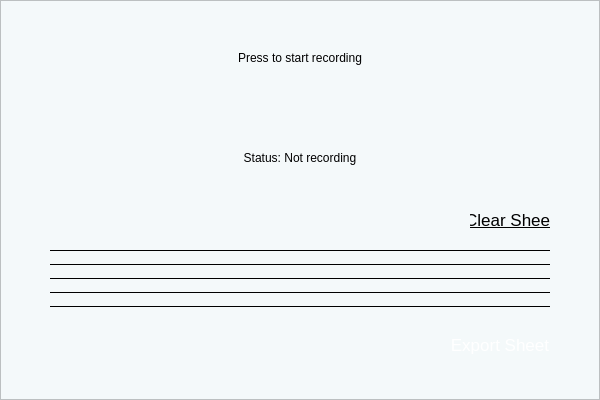
<?xml version="1.0" encoding="UTF-8"?>
<ui version="4.0">
 <class>mainWindow</class>
 <widget class="QMainWindow" name="mainWindow">
  <property name="geometry">
   <rect>
    <x>0</x>
    <y>0</y>
    <width>600</width>
    <height>400</height>
   </rect>
  </property>
  <property name="windowTitle">
   <string>MainWindow</string>
  </property>
  <property name="styleSheet">
   <string notr="true">background-color: rgb(244, 249, 250);</string>
  </property>
  <widget class="QWidget" name="centralwidget">
   <widget class="QFrame" name="mainWindowFrame">
    <property name="geometry">
     <rect>
      <x>0</x>
      <y>0</y>
      <width>600</width>
      <height>400</height>
     </rect>
    </property>
    <property name="styleSheet">
     <string notr="true">background: qlineargradient(
    x1: 0, y1: 0, x2: 1, y2: 1,
    stop: 0 rgba(196, 236, 236, 1), stop: 1 rgba(255, 255, 255, 1)
);</string>
    </property>
    <property name="frameShape">
     <enum>QFrame::StyledPanel</enum>
    </property>
    <property name="frameShadow">
     <enum>QFrame::Raised</enum>
    </property>
    <widget class="QPushButton" name="definitionsButton">
     <property name="geometry">
      <rect>
       <x>50</x>
       <y>0</y>
       <width>70</width>
       <height>70</height>
      </rect>
     </property>
     <property name="font">
      <font>
       <family>Arial</family>
       <underline>false</underline>
      </font>
     </property>
     <property name="styleSheet">
      <string notr="true">background: none;
border: none;
color: black;</string>
     </property>
     <property name="text">
      <string/>
     </property>
     <property name="icon">
      <iconset>
       <normaloff>../images/defi_light_mode.png</normaloff>../images/defi_light_mode.png</iconset>
     </property>
     <property name="iconSize">
      <size>
       <width>30</width>
       <height>30</height>
      </size>
     </property>
    </widget>
    <widget class="QLabel" name="recordingLabel">
     <property name="geometry">
      <rect>
       <x>225</x>
       <y>150</y>
       <width>150</width>
       <height>16</height>
      </rect>
     </property>
     <property name="styleSheet">
      <string notr="true">color: rgb(0, 0, 0);
font: 9pt &quot;Arial&quot;;
background: none;
border: none;</string>
     </property>
     <property name="text">
      <string>Status: Not recording</string>
     </property>
     <property name="alignment">
      <set>Qt::AlignCenter</set>
     </property>
    </widget>
    <widget class="Line" name="line4">
     <property name="geometry">
      <rect>
       <x>50</x>
       <y>264</y>
       <width>500</width>
       <height>1</height>
      </rect>
     </property>
     <property name="styleSheet">
      <string notr="true">border-color: black;
background-color: black;
</string>
     </property>
     <property name="frameShadow">
      <enum>QFrame::Plain</enum>
     </property>
     <property name="orientation">
      <enum>Qt::Horizontal</enum>
     </property>
    </widget>
    <widget class="Line" name="line3">
     <property name="geometry">
      <rect>
       <x>50</x>
       <y>278</y>
       <width>500</width>
       <height>1</height>
      </rect>
     </property>
     <property name="styleSheet">
      <string notr="true">border-color: black;
background-color: black;</string>
     </property>
     <property name="frameShadow">
      <enum>QFrame::Plain</enum>
     </property>
     <property name="orientation">
      <enum>Qt::Horizontal</enum>
     </property>
    </widget>
    <widget class="Line" name="line2">
     <property name="geometry">
      <rect>
       <x>50</x>
       <y>292</y>
       <width>500</width>
       <height>1</height>
      </rect>
     </property>
     <property name="styleSheet">
      <string notr="true">border-color: black;
background-color: black;</string>
     </property>
     <property name="frameShadow">
      <enum>QFrame::Plain</enum>
     </property>
     <property name="orientation">
      <enum>Qt::Horizontal</enum>
     </property>
    </widget>
    <widget class="Line" name="line1">
     <property name="geometry">
      <rect>
       <x>50</x>
       <y>306</y>
       <width>500</width>
       <height>1</height>
      </rect>
     </property>
     <property name="styleSheet">
      <string notr="true">border-color: black;
background-color: black;</string>
     </property>
     <property name="frameShadow">
      <enum>QFrame::Plain</enum>
     </property>
     <property name="orientation">
      <enum>Qt::Horizontal</enum>
     </property>
    </widget>
    <widget class="Line" name="line5">
     <property name="geometry">
      <rect>
       <x>50</x>
       <y>250</y>
       <width>500</width>
       <height>1</height>
      </rect>
     </property>
     <property name="styleSheet">
      <string notr="true">border-color: black;
background-color: black;</string>
     </property>
     <property name="frameShadow">
      <enum>QFrame::Plain</enum>
     </property>
     <property name="orientation">
      <enum>Qt::Horizontal</enum>
     </property>
    </widget>
    <widget class="QPushButton" name="microphoneButton">
     <property name="geometry">
      <rect>
       <x>265</x>
       <y>70</y>
       <width>70</width>
       <height>70</height>
      </rect>
     </property>
     <property name="font">
      <font>
       <family>Arial</family>
       <underline>false</underline>
      </font>
     </property>
     <property name="styleSheet">
      <string notr="true">background: none;
border: none;
color: black;</string>
     </property>
     <property name="text">
      <string/>
     </property>
     <property name="icon">
      <iconset>
       <normaloff>../images/microphoneOff.png</normaloff>../images/microphoneOff.png</iconset>
     </property>
     <property name="iconSize">
      <size>
       <width>120</width>
       <height>120</height>
      </size>
     </property>
    </widget>
    <widget class="QPushButton" name="logoButton">
     <property name="geometry">
      <rect>
       <x>500</x>
       <y>10</y>
       <width>70</width>
       <height>70</height>
      </rect>
     </property>
     <property name="font">
      <font>
       <family>Arial</family>
       <underline>false</underline>
      </font>
     </property>
     <property name="styleSheet">
      <string notr="true">background: none;
border: none;
color: black;</string>
     </property>
     <property name="text">
      <string/>
     </property>
     <property name="icon">
      <iconset>
       <normaloff>../images/icon.png</normaloff>../images/icon.png</iconset>
     </property>
     <property name="iconSize">
      <size>
       <width>70</width>
       <height>70</height>
      </size>
     </property>
    </widget>
    <widget class="QLabel" name="gClave">
     <property name="geometry">
      <rect>
       <x>50</x>
       <y>232</y>
       <width>50</width>
       <height>95</height>
      </rect>
     </property>
     <property name="styleSheet">
      <string notr="true">background: none;
border: none;</string>
     </property>
     <property name="text">
      <string/>
     </property>
     <property name="pixmap">
      <pixmap>../images/gClave.png</pixmap>
     </property>
     <property name="scaledContents">
      <bool>true</bool>
     </property>
    </widget>
    <widget class="QPushButton" name="clearSheetButton">
     <property name="geometry">
      <rect>
       <x>470</x>
       <y>210</y>
       <width>80</width>
       <height>20</height>
      </rect>
     </property>
     <property name="font">
      <font>
       <family>Arial</family>
       <pointsize>13</pointsize>
       <italic>false</italic>
       <bold>false</bold>
       <underline>true</underline>
      </font>
     </property>
     <property name="autoFillBackground">
      <bool>false</bool>
     </property>
     <property name="styleSheet">
      <string notr="true">background: none;
border: none;
color: black;
font: 13pt &quot;Arial&quot;;
</string>
     </property>
     <property name="text">
      <string>Clear Sheet</string>
     </property>
     <property name="iconSize">
      <size>
       <width>25</width>
       <height>25</height>
      </size>
     </property>
    </widget>
    <widget class="QPushButton" name="exportButton">
     <property name="geometry">
      <rect>
       <x>450</x>
       <y>330</y>
       <width>100</width>
       <height>30</height>
      </rect>
     </property>
     <property name="font">
      <font>
       <family>Arial</family>
       <pointsize>13</pointsize>
       <italic>false</italic>
       <bold>false</bold>
       <underline>false</underline>
      </font>
     </property>
     <property name="autoFillBackground">
      <bool>false</bool>
     </property>
     <property name="styleSheet">
      <string notr="true">font: 13pt &quot;Arial&quot;;
color: white; 
background: qradialgradient(
    cx: 0.3, cy: -0.4, fx: 0.3, fy: -0.4,
    radius: 1.35, stop: 0 rgba(35, 120, 99, 1), stop: 1 rgba(77, 206, 175, 1)
);

border-radius: 10%;</string>
     </property>
     <property name="text">
      <string>Export Sheet</string>
     </property>
     <property name="iconSize">
      <size>
       <width>25</width>
       <height>25</height>
      </size>
     </property>
    </widget>
    <widget class="QLabel" name="startRecordingLabel">
     <property name="geometry">
      <rect>
       <x>200</x>
       <y>50</y>
       <width>200</width>
       <height>16</height>
      </rect>
     </property>
     <property name="styleSheet">
      <string notr="true">color: rgb(0, 0, 0);
font: 13pt &quot;Arial&quot;;
background: none;
border: none;</string>
     </property>
     <property name="text">
      <string>Press to start recording</string>
     </property>
     <property name="alignment">
      <set>Qt::AlignCenter</set>
     </property>
    </widget>
    <widget class="QPushButton" name="pauseButton">
     <property name="geometry">
      <rect>
       <x>390</x>
       <y>200</y>
       <width>40</width>
       <height>40</height>
      </rect>
     </property>
     <property name="font">
      <font>
       <family>Arial</family>
       <underline>false</underline>
      </font>
     </property>
     <property name="styleSheet">
      <string notr="true">background: none;
border: none;
color: black;</string>
     </property>
     <property name="text">
      <string/>
     </property>
     <property name="icon">
      <iconset>
       <normaloff>../images/pauseee.png</normaloff>../images/pauseee.png</iconset>
     </property>
     <property name="iconSize">
      <size>
       <width>30</width>
       <height>30</height>
      </size>
     </property>
    </widget>
    <widget class="QPushButton" name="continueButton">
     <property name="geometry">
      <rect>
       <x>360</x>
       <y>200</y>
       <width>40</width>
       <height>40</height>
      </rect>
     </property>
     <property name="font">
      <font>
       <family>Arial</family>
       <underline>false</underline>
      </font>
     </property>
     <property name="toolTipDuration">
      <number>1</number>
     </property>
     <property name="styleSheet">
      <string notr="true">background: none;
border: none;
color: black;</string>
     </property>
     <property name="text">
      <string/>
     </property>
     <property name="icon">
      <iconset>
       <normaloff>../images/playyy.png</normaloff>../images/playyy.png</iconset>
     </property>
     <property name="iconSize">
      <size>
       <width>30</width>
       <height>30</height>
      </size>
     </property>
    </widget>
    <widget class="QPushButton" name="backButtonMainWindow">
     <property name="geometry">
      <rect>
       <x>10</x>
       <y>10</y>
       <width>50</width>
       <height>49</height>
      </rect>
     </property>
     <property name="font">
      <font>
       <family>Arial</family>
       <underline>false</underline>
      </font>
     </property>
     <property name="styleSheet">
      <string notr="true">background: none;
border: none;
color: black;</string>
     </property>
     <property name="text">
      <string/>
     </property>
     <property name="icon">
      <iconset>
       <normaloff>../images/back_light.png</normaloff>../images/back_light.png</iconset>
     </property>
     <property name="iconSize">
      <size>
       <width>30</width>
       <height>30</height>
      </size>
     </property>
    </widget>
    <widget class="QPushButton" name="stopButton">
     <property name="geometry">
      <rect>
       <x>420</x>
       <y>200</y>
       <width>40</width>
       <height>40</height>
      </rect>
     </property>
     <property name="font">
      <font>
       <family>Arial</family>
       <underline>false</underline>
      </font>
     </property>
     <property name="styleSheet">
      <string notr="true">background: none;
border: none;
color: black;</string>
     </property>
     <property name="text">
      <string/>
     </property>
     <property name="icon">
      <iconset>
       <normaloff>../images/stopp.png</normaloff>../images/stopp.png</iconset>
     </property>
     <property name="iconSize">
      <size>
       <width>30</width>
       <height>30</height>
      </size>
     </property>
    </widget>
    <zorder>line5</zorder>
    <zorder>line4</zorder>
    <zorder>line3</zorder>
    <zorder>line2</zorder>
    <zorder>line1</zorder>
    <zorder>gClave</zorder>
    <zorder>definitionsButton</zorder>
    <zorder>recordingLabel</zorder>
    <zorder>microphoneButton</zorder>
    <zorder>logoButton</zorder>
    <zorder>clearSheetButton</zorder>
    <zorder>exportButton</zorder>
    <zorder>startRecordingLabel</zorder>
    <zorder>pauseButton</zorder>
    <zorder>continueButton</zorder>
    <zorder>backButtonMainWindow</zorder>
    <zorder>stopButton</zorder>
   </widget>
  </widget>
 </widget>
 <resources/>
 <connections/>
</ui>
